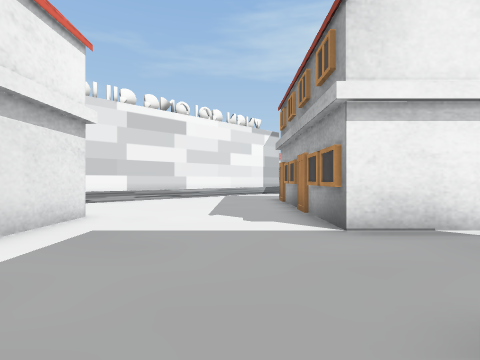
view 1 (above)

24 first-person views from a walk through a scene from a Unity 3-D project. The camera is 1.5 m above the floor, looks level and sees 80° across. The floor is counted in squares, 2 m on a side. Each view is taken from the middle of a square. On the plan, view 1 faces up. The plan holds only what a view shows up to about 10 squares ahead; the rest is blank. The place goes on beyond the plan. The player is left out. Some surface patterns are stand-ins.

view 2
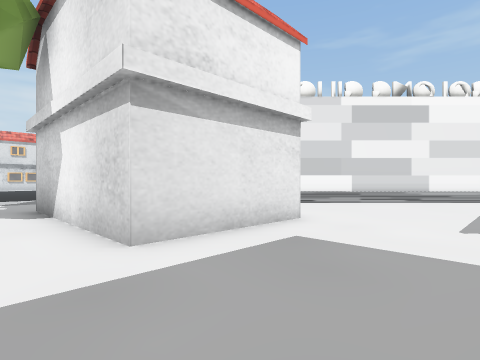

view 3
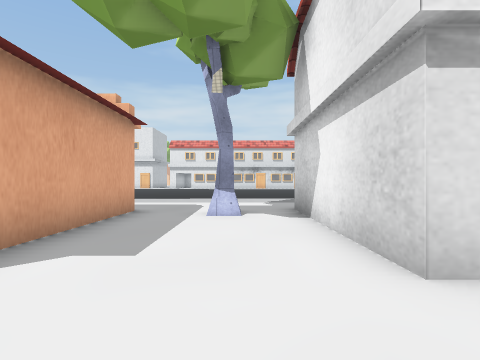

view 4
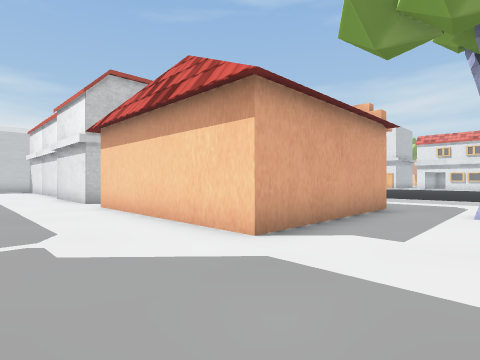

view 5
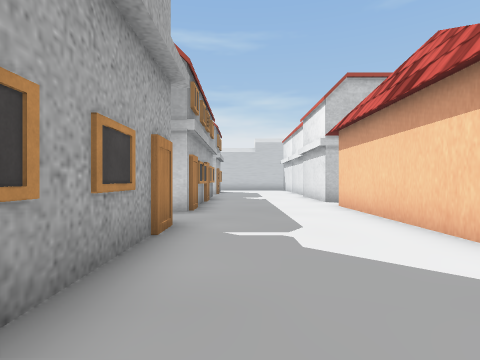

view 6
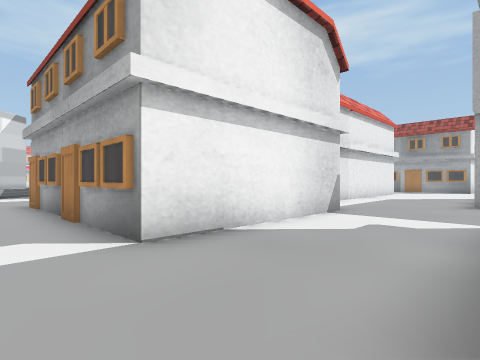

view 7
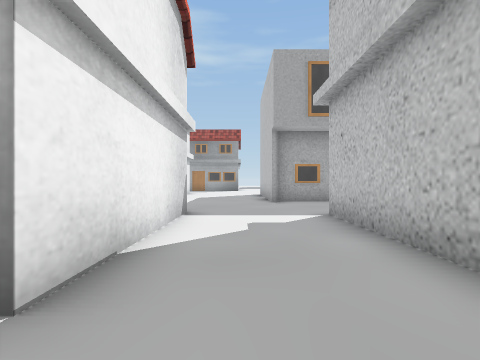

view 8
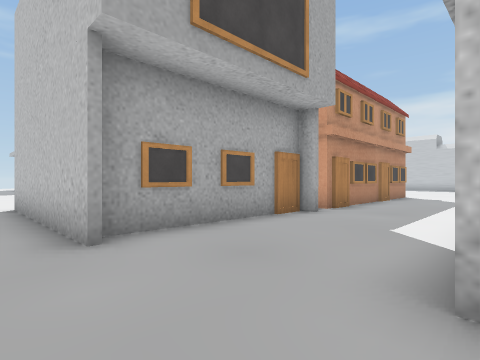

view 9
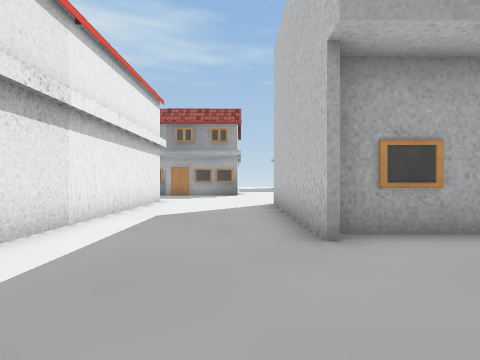

view 10
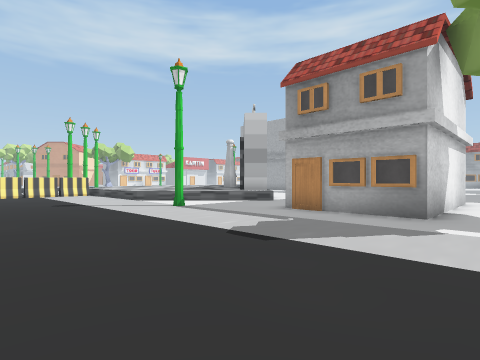

view 11
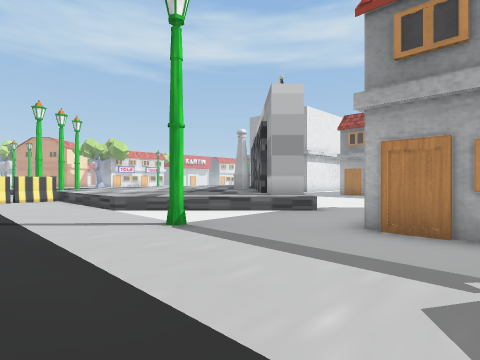

view 12
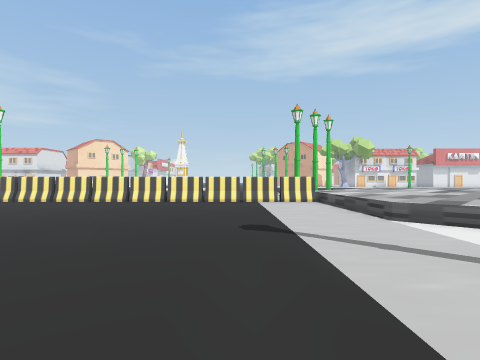

view 13
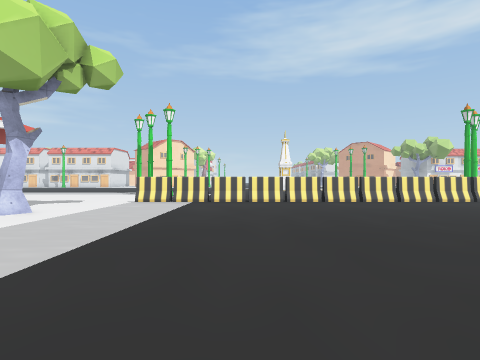

view 14
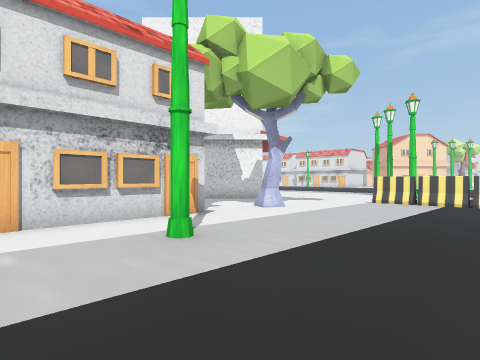

view 15
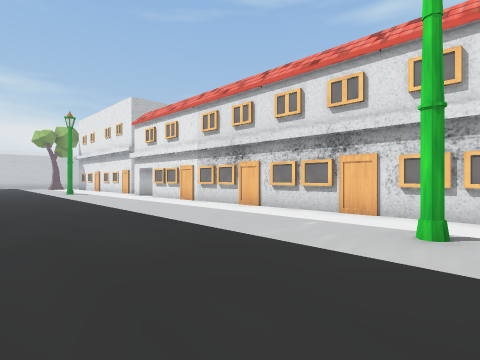

view 16
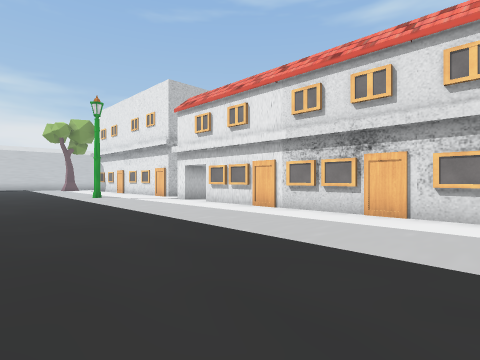

view 17
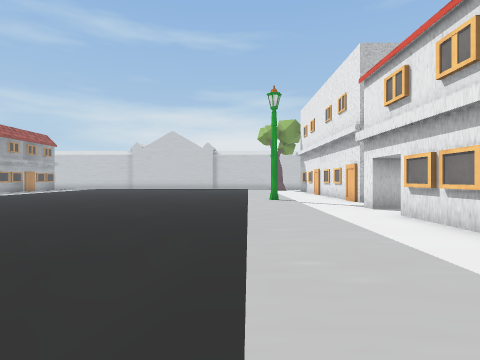

view 18
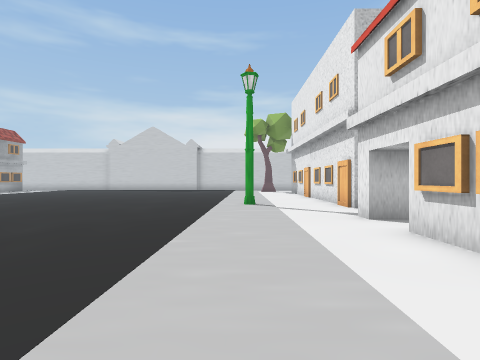

view 19
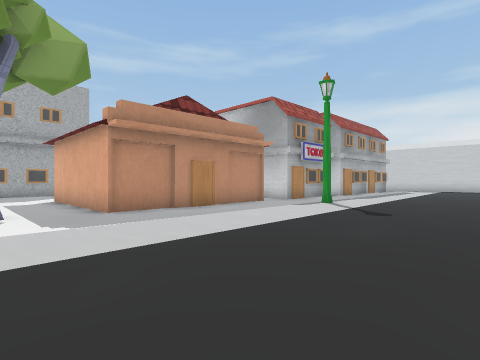

view 20
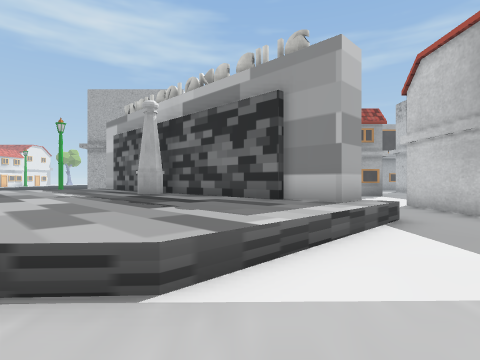

view 21
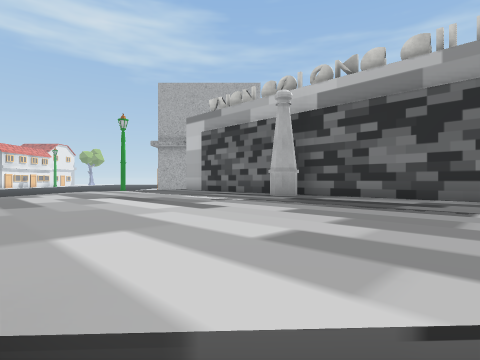

view 22
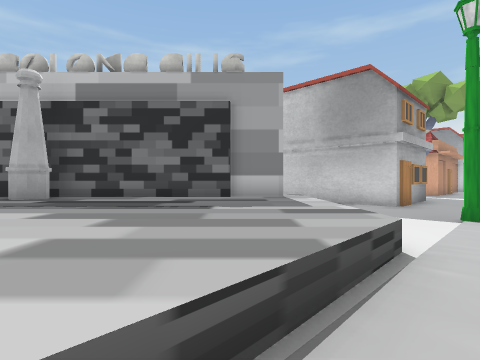

view 23
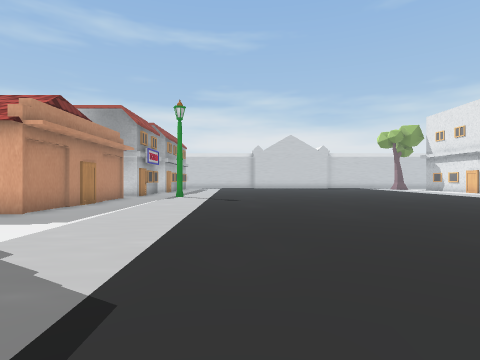

view 24
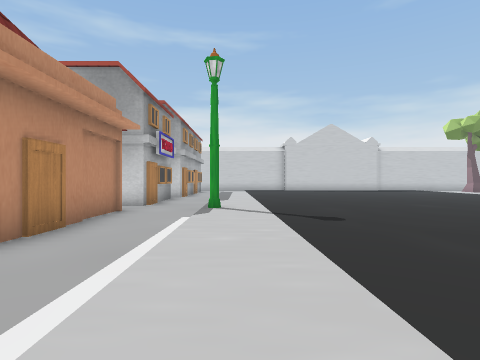

### Floor plan
Key: @ floor where view 1 was taken; # wall or solid block; . floor; ^ raised ledge; O other object.
Columns run from 28 left of view 1 to 15 right of it. Each row starts with its distance up from view 1.
 16 ....OOOOOOOOOOOOOOO^^^^^^^^^
 15 ..................^^^^^^^^^#
 14  .................^^^^^^^###
 13 ..................^^^^^^^### ..
 12 ..................^^^^^^###. ..
 11  ..................^^^^###.. .#
 10  #..................^^###.....#
  9  #......... .........^##......#
  8  #..#.....   .....#...^.......#
  7  #.......     ................#
  6  #.......    .......#####.....#      #######
  5  #.......    .......#   ##....##### ........
  4  #.......    .......#    #..................
  3  #.......    .......######..................
  2  #.......   ..........................######
  1  #.......  ..........#........#####...#
  0  #.......  .................@.#    ...#
 -1  #............................#    ...#
 -2  #..................######...##    ...#
 -3  #..................#    #...##    ...#
 -4  ...................#    #....#    ...#
 -5  #..................#    #....     ...#
 -6  ...................#    #....#    ...#
 -7 #...................#    #....#     ..#
 -8 ##..#.............#..    ....##     ..#
 -9  #..................##   #...#
-10          ...........#    #..

Positions as (right, up) in squares from view 1, and headings:
1: (0, 0), facing up
2: (0, 1), facing up-left
3: (-1, 1), facing left
4: (0, 1), facing down-left
5: (0, 1), facing down
6: (0, 1), facing up-right
7: (0, 3), facing right
8: (6, 3), facing down-right
9: (6, 3), facing right
10: (-15, 1), facing up-right
11: (-13, 4), facing up-right
12: (-13, 6), facing up
13: (-21, 6), facing up
14: (-21, 6), facing up-left
15: (-20, 9), facing down-left
16: (-20, 5), facing down-left
17: (-23, 3), facing down
18: (-24, 1), facing down
19: (-15, 1), facing down-right
20: (-12, 11), facing right
21: (-11, 15), facing right
22: (-11, 15), facing down-right
23: (-13, 5), facing down
24: (-11, 0), facing down
